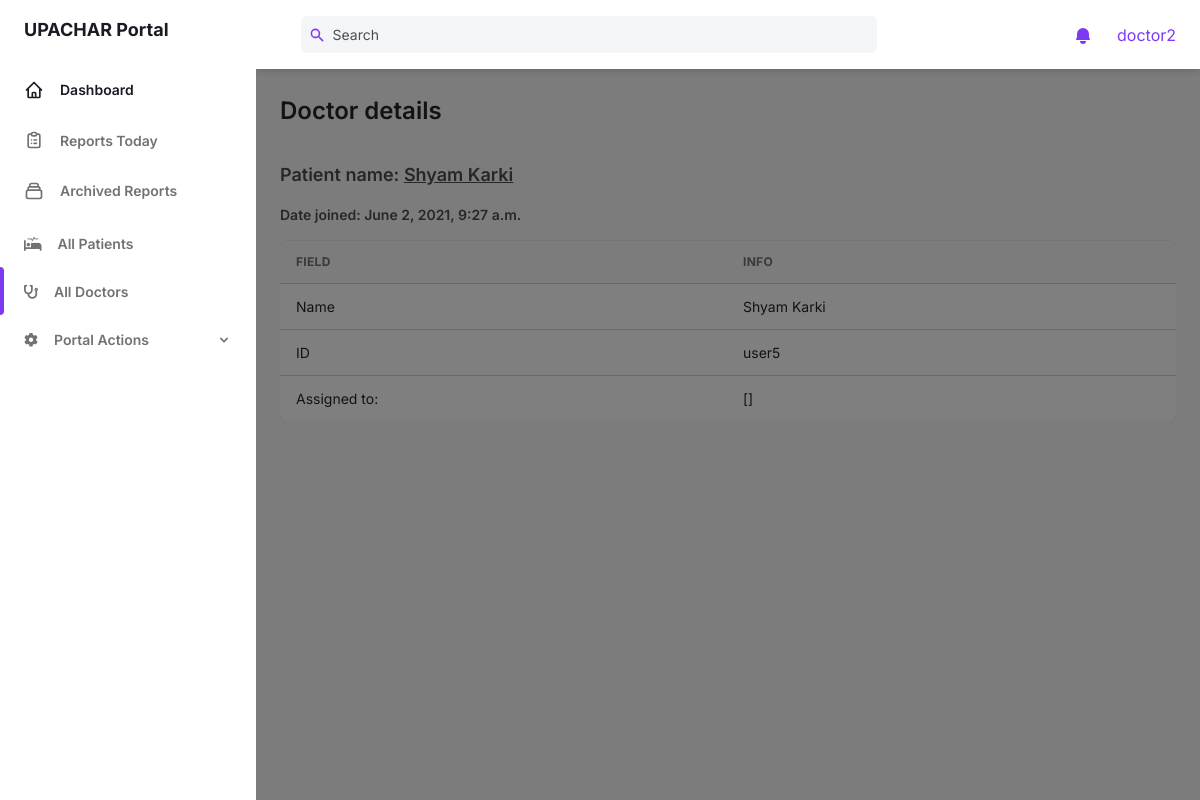
Screenshot of /portal/all_doctors/13/ (signed in) with the database file from the repository.
### users/models.py (models this page shows, shortened)
class Profile(models.Model):
    user = models.OneToOneField(User, on_delete=models.CASCADE)
    name = models.CharField(max_length=32, null=True, blank=True)
    phone_no = models.CharField(max_length=10, null=True, blank=True)
    hospital_name = models.CharField(max_length=32, null=True, blank=True)
    hospital_ward_name = models.CharField(max_length=32, null=True, blank=True)
    address = models.CharField(max_length=32, null=True, blank=True)
    province = models.IntegerField(choices=PROVINCES, null=True, blank=True)
    occupation = models.CharField(max_length=34, null=True, blank=True)
    sex = models.CharField(choices=SEX, max_length=1, null=True, blank=True)
    age = models.PositiveIntegerField(null=True, blank=True)
    day_of_pcr_positive = models.PositiveIntegerField(null=True, blank=True)
    PCR_CT_value = models.DecimalField(decimal_places=5, max_digits=10, null=True, blank=True)
    vaccination_status = models.CharField(max_length=1, choices=YES_NO, null=True, blank=True)
    prevalent_conditions = models.JSONField(null=True, blank=True)
    stage_of_patient = models.CharField(max_length=8, choices=STAGES, null=True, blank=True)
    comorbidity_problems = models.JSONField(null=True, blank=True)
    smoking_status = models.CharField(max_length=10, choices=SMOKER_STATUS, null=True, blank=True)
    user_type = models.CharField(max_length=8, choices=USER_TYPES, default='patient')
    assigned_to = models.ForeignKey(User, null=True, blank=True, on_delete=models.CASCADE, related_name='assigned')
    def get_assigned_all(self):
        assigned = self.user.assigned.all()
        return [patient.name for patient in assigned]

### portal/views.py (the view)
# urls.py: path('all_doctors/<int:pk>/', doctor_detail_view, name='doctor_detail'),
@login_required
def doctor_detail_view(request, pk):
    context = {
        'page': 'all_doctors',
        'profile': Profile.objects.get(pk=pk),
    }
    return render(request, 'portal/doctor_detail.html', context)

### portal/templates/portal/doctor_detail.html (shortened to what this page needs)
{% extends 'portal/base.html' %}
{% load static %}
{% load custom_tags %}
{% block content %}
<main class="h-full overflow-y-auto">
    <div class="container px-6 mx-auto grid">
        <h2 class="mt-6 text-2xl font-semibold text-gray-700 dark:text-gray-200">
            Doctor details
        </h2>
        <div class="my-8 w-full overflow-hidden">
            <div class="text-gray-700 dark:text-gray-300">
                <h4 class="mb-4 text-lg font-semibold text-gray-600 dark:text-gray-300">
                    Patient name: <u>{{ profile.name }}</u>
                </h4>
                <h5 class="mb-4 text-sm font-semibold text-gray-600 dark:text-gray-300">
                    Date joined: {{ profile.user.date_joined }}
                    <div class="w-full overflow-hidden rounded-lg shadow-xs">
                        <div class="w-full overflow-x-auto">
                            <table class="w-full whitespace-no-wrap">
                                <thead>
                                    <tr
                                        class="text-xs font-semibold tracking-wide text-left text-gray-500 uppercase border-b dark:border-gray-700 bg-gray-50 dark:text-gray-400 dark:bg-gray-800">
                                        <th class="px-4 py-3">Field</th>
                                        <th class="px-4 py-3">Info</th>
                                    </tr>
                                </thead>
                                <tbody class="bg-white divide-y dark:divide-gray-700 dark:bg-gray-800">
                                    <tr class="text-gray-700 dark:text-gray-400">
                                        <td class="px-4 py-3">
                                            <div class="flex items-center text-sm">
                                                Name
                                            </div>
                                        </td>
                                        <td class="px-4 py-3 text-sm">
                                            {{ profile.name }}
                                        </td>
                                    </tr>
                                    <tr class="text-gray-700 dark:text-gray-400">
                                        <td class="px-4 py-3">
                                            <div class="flex items-center text-sm">
                                                ID
                                            </div>
                                        </td>
                                        <td class="px-4 py-3 text-sm">
                                            {{ profile.user }}
                                        </td>
                                    </tr>
                                    <tr class="text-gray-700 dark:text-gray-400">
                                        <td class="px-4 py-3">
                                            <div class="flex items-center text-sm">
                                                Assigned to:
                                            </div>
                                        </td>
                                        <td class="px-4 py-3 text-sm">
                                            {{ profile.get_assigned_all }}
                                        </td>
                                    </tr>
                                </tbody>
                            </table>
                        </div>
                    </div>
            </div>
        </div>
    </div>
</main>
{% endblock %}

### portal/templates/portal/header_bar.html (shortened to what this page needs)
<header class="z-10 py-4 bg-white shadow-md dark:bg-gray-800">
    <div
        class="container flex items-center justify-between h-full px-6 mx-auto text-purple-600 dark:text-purple-300">
        <div class="flex justify-center flex-1 lg:mr-32">
            <div class="relative w-full max-w-xl mr-6 focus-within:text-purple-500">
                <div class="absolute inset-y-0 flex items-center pl-2">
                    <svg class="w-4 h-4" aria-hidden="true" fill="currentColor" viewBox="0 0 20 20">
                        <path fill-rule="evenodd"
                            d="M8 4a4 4 0 100 8 4 4 0 000-8zM2 8a6 6 0 1110.89 3.476l4.817 4.817a1 1 0 01-1.414 1.414l-4.816-4.816A6 6 0 012 8z"
                            clip-rule="evenodd"></path>
                    </svg>
                </div>
                <input
                    class="w-full pl-8 pr-2 text-sm text-gray-700 placeholder-gray-600 bg-gray-100 border-0 rounded-md dark:placeholder-gray-500 dark:focus:shadow-outline-gray dark:focus:placeholder-gray-600 dark:bg-gray-700 dark:text-gray-200 focus:placeholder-gray-500 focus:bg-white focus:border-purple-300 focus:outline-none focus:shadow-outline-purple form-input"
                    type="text" placeholder="Search" aria-label="Search" />
            </div>
        </div>
        <ul class="flex items-center flex-shrink-0 space-x-6">
            <li class="relative">
                <button
                    class="relative align-middle rounded-md focus:outline-none focus:shadow-outline-purple"
                    @click="toggleNotificationsMenu" @keydown.escape="closeNotificationsMenu"
                    aria-label="Notifications" aria-haspopup="true">
                    <svg class="w-5 h-5" aria-hidden="true" fill="currentColor" viewBox="0 0 20 20">
                        <path
                            d="M10 2a6 6 0 00-6 6v3.586l-.707.707A1 1 0 004 14h12a1 1 0 00.707-1.707L16 11.586V8a6 6 0 00-6-6zM10 18a3 3 0 01-3-3h6a3 3 0 01-3 3z">
                        </path>
                    </svg>
                </button>
            </li>
            <li class="relative">
                <button class="align-middle rounded-full focus:shadow-outline-purple focus:outline-none"
                    @click="toggleProfileMenu" @keydown.escape="closeProfileMenu" aria-label="Account"
                    aria-haspopup="true">
                        {{ request.user }}
                </button>
            </li>
        </ul>
    </div>
</header>

### rows the page displays
Profile: name "Shyam Karki", user.date_joined "June 2, 2021, 9:27 a.m.", user "user5", get_assigned_all "[]"

### other values shown
{{ request.user }} "doctor2"
